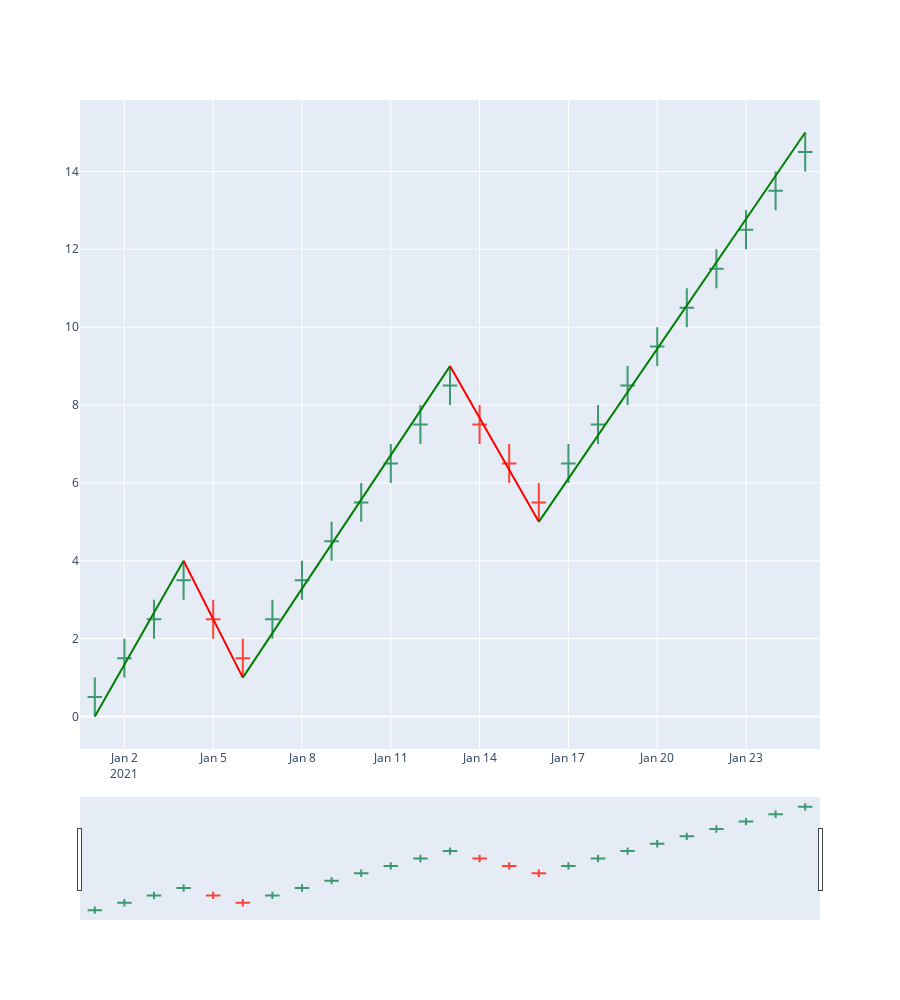

Notebook code cell kept with this figure:
### Code cell
chrt = candle_chart(df)
for idx in range(5):
    wv:wave = waves[0].get_wave(idx+1)
    chrt.add_wave(wv.start.timestamp, wv.start.price, wv.end.timestamp,wv.end.price)
chrt.show()

### Figure 1 — Plotly figure (JSON) as saved in the notebook; plotly's stock layout.template omitted (floating-point values rounded to 4 significant figures)
{"data": [{"close": [0.5, 1.5, 2.5, 3.5, 2.5, 1.5, 2.5, 3.5, 4.5, 5.5, 6.5, 7.5, 8.5, 7.5, 6.5, 5.5, 6.5, 7.5, 8.5, 9.5, 10.5, 11.5, 12.5, 13.5, 14.5], "high": [1, 2, 3, 4, 3, 2, 3, 4, 5, 6, 7, 8, 9, 8, 7, 6, 7, 8, 9, 10, 11, 12, 13, 14, 15], "low": [0, 1, 2, 3, 2, 1, 2, 3, 4, 5, 6, 7, 8, 7, 6, 5, 6, 7, 8, 9, 10, 11, 12, 13, 14], "open": [0.5, 1.5, 2.5, 3.5, 2.5, 1.5, 2.5, 3.5, 4.5, 5.5, 6.5, 7.5, 8.5, 7.5, 6.5, 5.5, 6.5, 7.5, 8.5, 9.5, 10.5, 11.5, 12.5, 13.5, 14.5], "type": "candlestick", "x": ["2021-01-01T00:00:00", "2021-01-02T00:00:00", "2021-01-03T00:00:00", "2021-01-04T00:00:00", "2021-01-05T00:00:00", "2021-01-06T00:00:00", "2021-01-07T00:00:00", "2021-01-08T00:00:00", "2021-01-09T00:00:00", "2021-01-10T00:00:00", "2021-01-11T00:00:00", "2021-01-12T00:00:00", "2021-01-13T00:00:00", "2021-01-14T00:00:00", "2021-01-15T00:00:00", "2021-01-16T00:00:00", "2021-01-17T00:00:00", "2021-01-18T00:00:00", "2021-01-19T00:00:00", "2021-01-20T00:00:00", "2021-01-21T00:00:00", "2021-01-22T00:00:00", "2021-01-23T00:00:00", "2021-01-24T00:00:00", "2021-01-25T00:00:00"]}], "layout": {"height": 1000, "shapes": [{"line": {"color": "Green", "dash": "solid", "width": 2}, "type": "line", "x0": "2021-01-01T00:00:00", "x1": "2021-01-04T00:00:00", "y0": 0, "y1": 4}, {"line": {"color": "Red", "dash": "solid", "width": 2}, "type": "line", "x0": "2021-01-04T00:00:00", "x1": "2021-01-06T00:00:00", "y0": 4, "y1": 1}, {"line": {"color": "Green", "dash": "solid", "width": 2}, "type": "line", "x0": "2021-01-06T00:00:00", "x1": "2021-01-13T00:00:00", "y0": 1, "y1": 9}, {"line": {"color": "Red", "dash": "solid", "width": 2}, "type": "line", "x0": "2021-01-13T00:00:00", "x1": "2021-01-16T00:00:00", "y0": 9, "y1": 5}, {"line": {"color": "Green", "dash": "solid", "width": 2}, "type": "line", "x0": "2021-01-16T00:00:00", "x1": "2021-01-25T00:00:00", "y0": 5, "y1": 15}], "yaxis": {"fixedrange": false}}}
